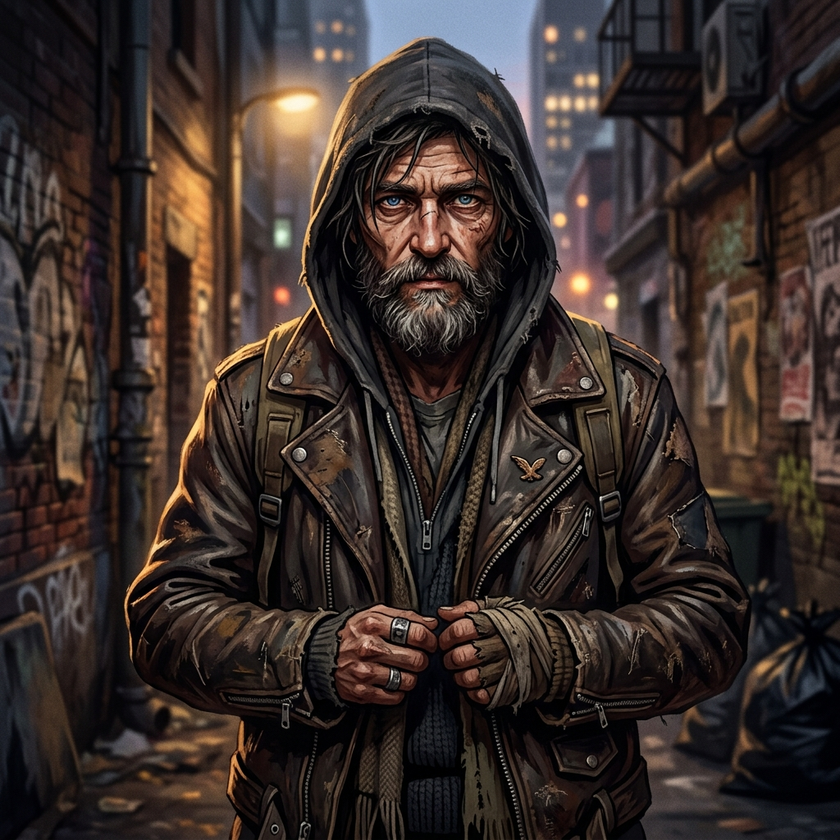
#> input picture img/char_base.png, 840 x 840 px, shrunk from 1024 x 1024 before the run, given in place of char_base.webp, which was not available
$ python recolor_green_to_orange.py
#> lines starting #> are read from the running program, lines starting #| are printed output that depends on the picture; pictures that were not available may be replaced by others from this repository, and a replacement may not be noted
import os
from PIL import Image

def recolor_image(img_path):
#> called with img_path = 'public/img/char_base.webp'
    print(f"Recoloring {os.path.basename(img_path)}...")
    img = Image.open(img_path).convert("RGBA")

    # Load pixels
    data = img.getdata()
    new_data = []

    for item in data:
        r, g, b, a = item
        # If it's a green-dominant pixel, shift it to amber/orange
        # Green-dominant: green channel is significantly higher than red/blue, or the pixel has a green tint
        # In RGB, green-tinted monochrome has G > R and G > B.
        # We can map the intensity (G or average) to an amber-orange color:
        # Amber-orange is R=intensity, G=intensity*0.45, B=intensity*0.1

        # Calculate grayscale intensity of the pixel
        intensity = int(0.299 * r + 0.587 * g + 0.114 * b)

        # Let's check if the pixel is green-dominant
        # (e.g., green is the highest channel or close to it)
        if g > r * 0.9 and g > b * 0.9:
            # Shift towards amber/orange
            # We preserve some of the brightness/contrast by using the original intensity
            new_r = min(255, int(intensity * 1.5))
            new_g = min(255, int(intensity * 0.7))
            new_b = min(255, int(intensity * 0.15))
            new_data.append((new_r, new_g, new_b, a))
        else:
            # If it's not green-dominant, we still warm it up a bit to match the orange theme
            # by reducing blue and slightly boosting red/green
            new_r = min(255, int(r * 1.1))
            new_g = min(255, int(g * 0.95))
            new_b = min(255, int(b * 0.4))
            new_data.append((new_r, new_g, new_b, a))
#> this loop made 705600 passes
#> (item, r, g, b, intensity, new_r, new_g, new_b) on passes 1 to 12: ((11, 15, 20, 255), 11, 15, 20, 14, 12, 14, 8), ((12, 14, 19, 255), 12, 14, 19, 13, 13, 13, 7), ((16, 15, 19, 255), 16, 15, 19, 15, 17, 14, 7), ((14, 14, 18, 255), 14, 14, 18, 14, 15, 13, 7), ((15, 16, 20, 255), 15, 16, 20, 16, 16, 15, 8), ((16, 17, 22, 255), 16, 17, 22, 17, 17, 16, 8), ((16, 17, 22, 255), 16, 17, 22, 17, 17, 16, 8), ((14, 15, 20, 255), 14, 15, 20, 15, 15, 14, 8), ((15, 14, 20, 255), 15, 14, 20, 14, 16, 13, 8), ((14, 13, 19, 255), 14, 13, 19, 13, 15, 12, 7), ((13, 14, 18, 255), 13, 14, 18, 14, 14, 13, 7), ((13, 13, 18, 255), 13, 13, 18, 13, 14, 12, 7)
#> (r, g, b, intensity, new_r, new_g, new_b) on passes 61 to 66: (27, 24, 26, 25, 29, 22, 10), (29, 24, 28, 25, 31, 22, 11), (25, 22, 26, 23, 27, 20, 10), (24, 23, 26, 23, 26, 21, 10), (26, 21, 27, 23, 28, 19, 10), (22, 18, 23, 19, 24, 17, 9)

    img.putdata(new_data)
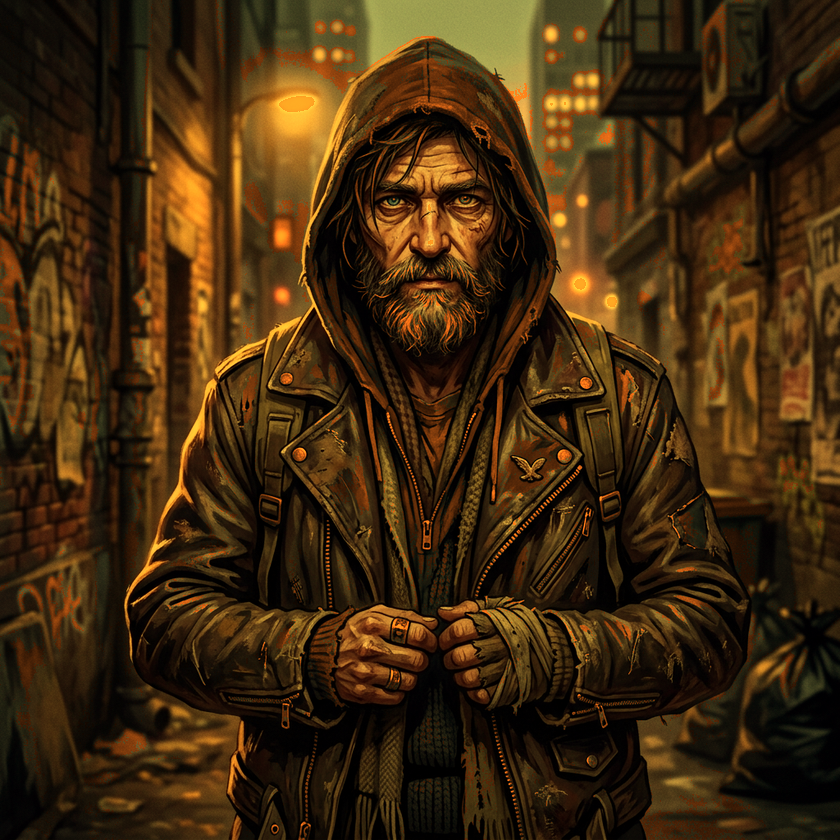
#> img: PIL image 840x840 RGBA; mean R, G, B, A 64.6, 41.6, 14.8, 255
    img.save(img_path, "WEBP", quality=90)
    print(f"  [OK] Saved {os.path.basename(img_path)}")

def main():
    root = os.path.dirname(os.path.dirname(os.path.abspath(__file__)))
    public_img = os.path.join(root, "public", "img")

    files = [
        "char_base.webp",
        "char_light.webp",
        "char_leather.webp",
        "char_suit.webp"
    ]

    for f in files:
        fpath = os.path.join(public_img, f)
        if os.path.exists(fpath):
            recolor_image(fpath)
        else:
            print(f"File not found: {fpath}")
#> pass 2 of the loop in main, `for f in files:`:
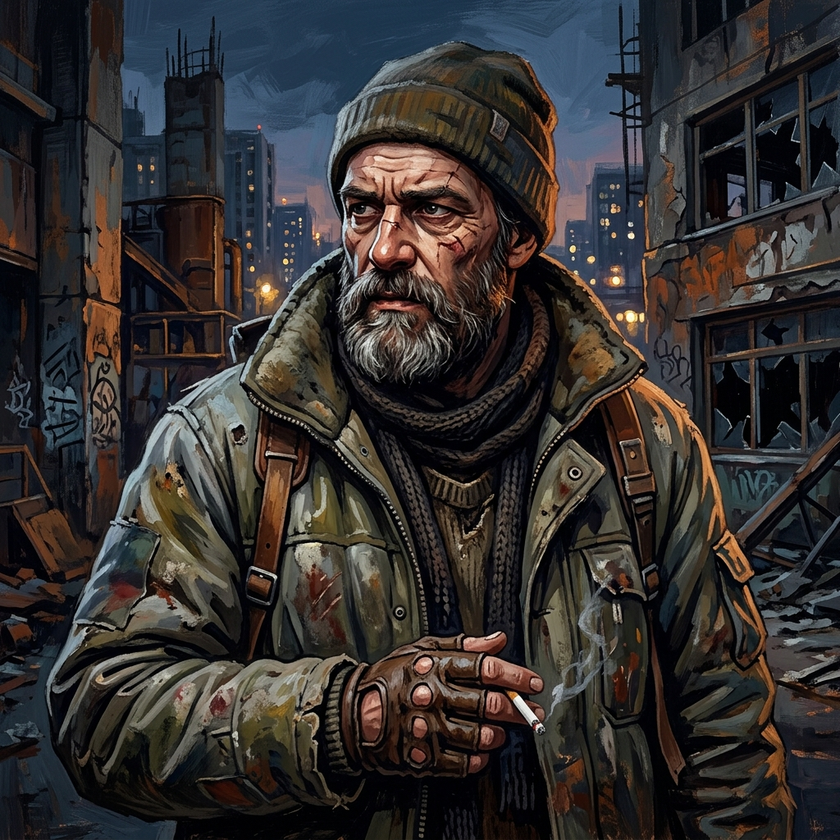
#> input picture img/char_light.png, 840 x 840 px, shrunk from 1024 x 1024 before the run, given in place of char_light.webp, which was not available
#> the loop in recolor_image (call 2), `for item in data:` made 705600 passes
#> item on passes 1 to 3: (17, 21, 33, 255), (18, 22, 31, 255), (23, 23, 29, 255)
#> in recolor_image (call 2), `img.putdata(new_data)`:
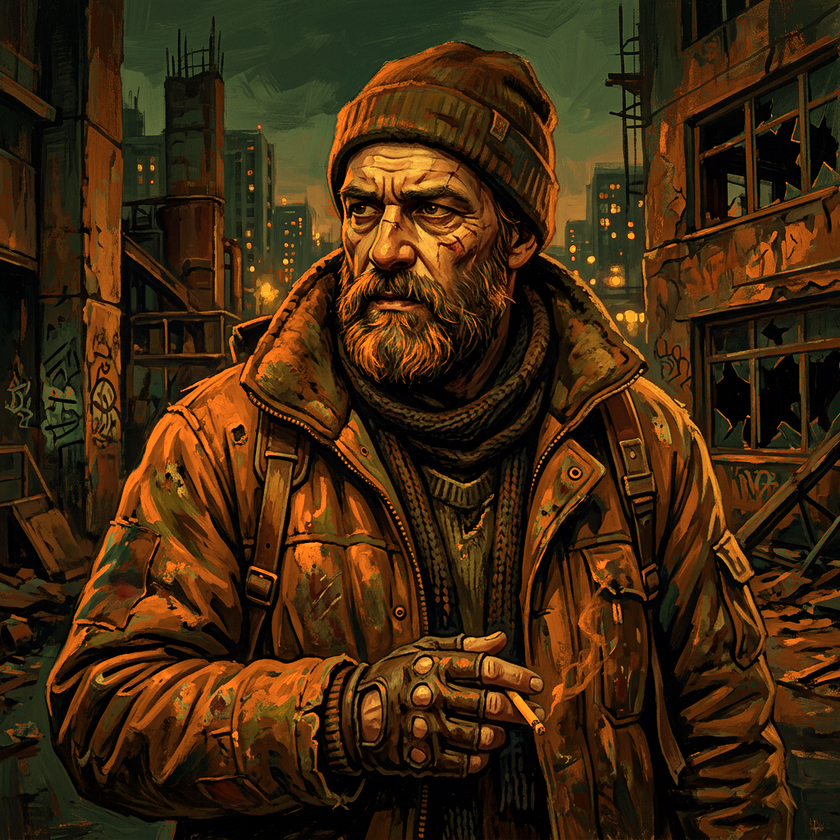
#> img: PIL image 840x840 RGBA; mean R, G, B, A 63.8, 40.1, 14.2, 255
#> pass 3 of the loop in main, `for f in files:`:
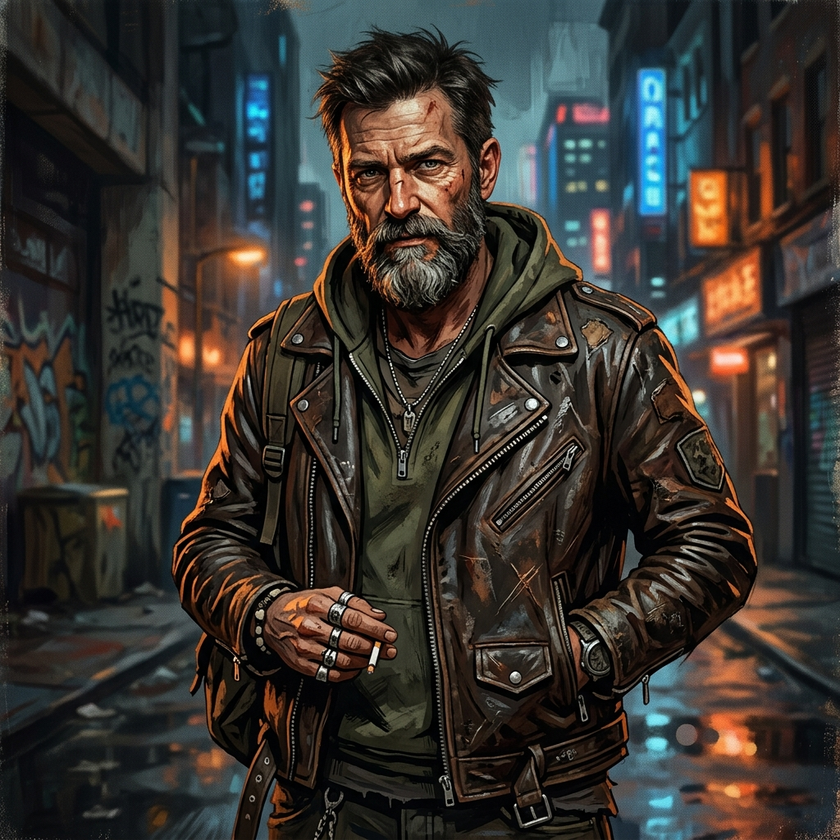
#> input picture img/char_leather.png, 840 x 840 px, shrunk from 1024 x 1024 before the run, given in place of char_leather.webp, which was not available
#> the loop in recolor_image (call 3), `for item in data:` made 705600 passes
#> item on passes 1 to 3: (78, 87, 86, 255), (89, 96, 94, 255), (95, 99, 98, 255)
#> in recolor_image (call 3), `img.putdata(new_data)`:
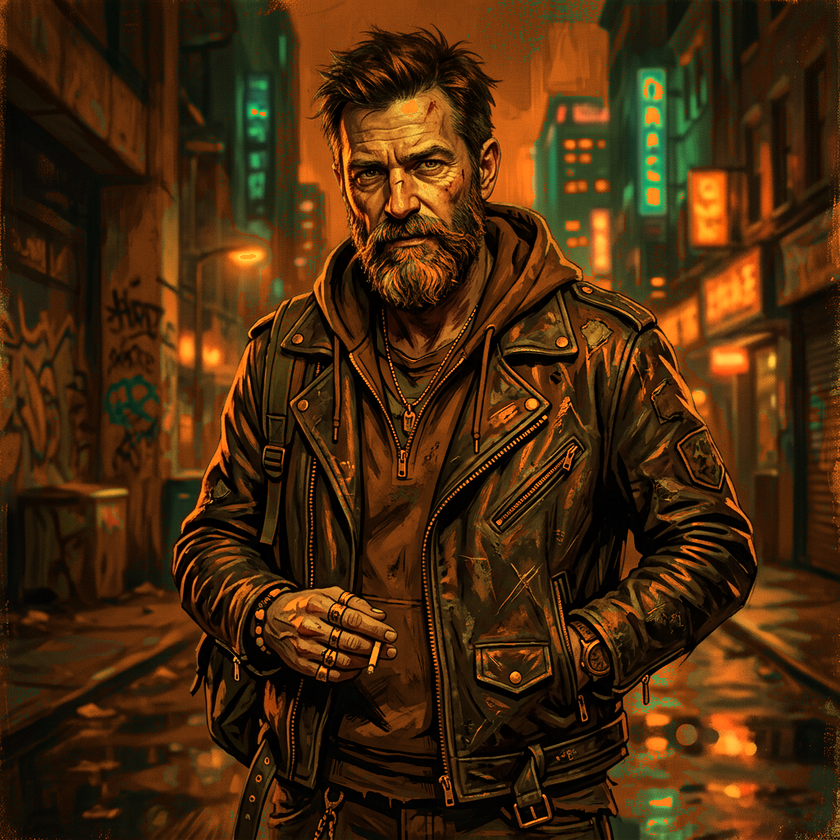
#> img: PIL image 840x840 RGBA; mean R, G, B, A 71.8, 41.6, 12.5, 255
#> the loop made 4 passes; the first 3 are shown

if __name__ == "__main__":
    main()
